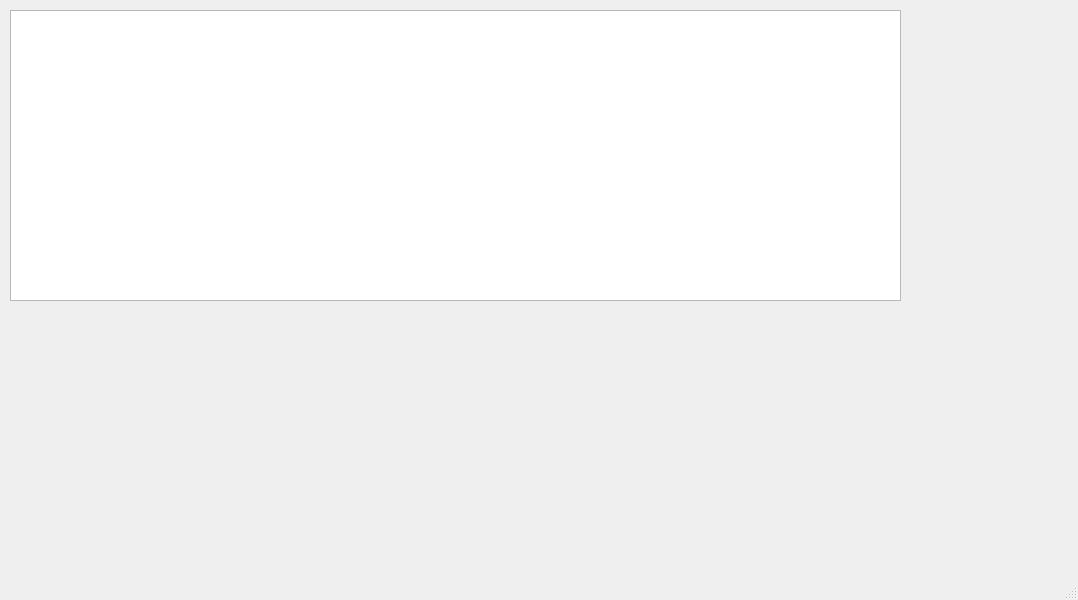
<?xml version="1.0" encoding="UTF-8"?>
<ui version="4.0">
 <class>MainWindow</class>
 <widget class="QMainWindow" name="MainWindow">
  <property name="geometry">
   <rect>
    <x>0</x>
    <y>0</y>
    <width>1078</width>
    <height>600</height>
   </rect>
  </property>
  <property name="windowTitle">
   <string>MainWindow</string>
  </property>
  <widget class="QWidget" name="centralwidget">
   <widget class="QTableView" name="table">
    <property name="geometry">
     <rect>
      <x>10</x>
      <y>10</y>
      <width>891</width>
      <height>291</height>
     </rect>
    </property>
   </widget>
  </widget>
  <widget class="QMenuBar" name="menubar">
   <property name="geometry">
    <rect>
     <x>0</x>
     <y>0</y>
     <width>1078</width>
     <height>18</height>
    </rect>
   </property>
  </widget>
  <widget class="QStatusBar" name="statusbar"/>
 </widget>
 <resources/>
 <connections/>
</ui>
